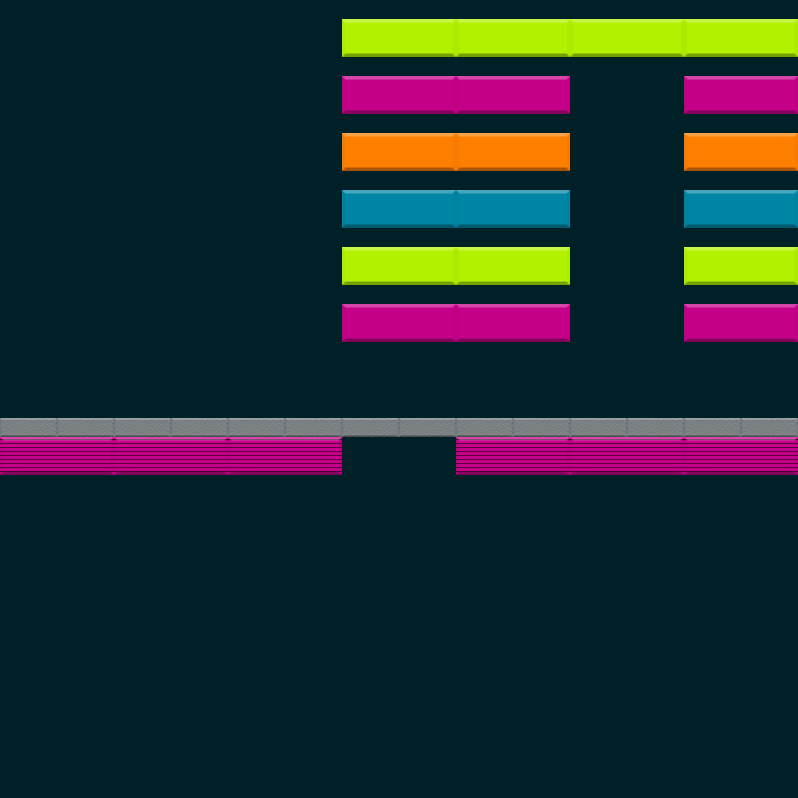

This game map was drawn from its Tiled (.tmx) file and the tilesets committed beside it. A one-line description and the trimmed map source follow:
An orthogonal 14x42 tile map with 57x19 px tiles, 2 tile layers (Bricks, Powerups), 4 tilesets and 4 objects (A, B, C).

<map version="1.0" tiledversion="1.0.3" orientation="orthogonal" renderorder="left-up" width="14" height="42" tilewidth="57" tileheight="19" backgroundcolor="#002028" nextobjectid="25">
 <properties>
  <property name="FinalBallSpeedPercentageIncrease" type="int" value="25" />
 </properties>
 <tileset firstgid="1" name="Bricks" tilewidth="114" tileheight="38" tilecount="18" columns="0">
  <tile id="0">
   <properties>
    <property name="HitsToDestroy" type="int" value="1" />
   </properties>
   <image width="114" height="38" source="../../../../SourceImages/Game/Brick-A1.png" />
  </tile>
  <tile id="1">
   <properties>
    <property name="HitsToDestroy" type="int" value="2" />
   </properties>
   <image width="114" height="38" source="../../../../SourceImages/Game/Brick-A2.png" />
  </tile>
  <tile id="2">
   <properties>
    <property name="HitsToDestroy" type="int" value="1" />
   </properties>
   <image width="114" height="38" source="../../../../SourceImages/Game/Brick-B1.png" />
  </tile>
  <tile id="3">
   <properties>
    <property name="HitsToDestroy" type="int" value="2" />
   </properties>
   <image width="114" height="38" source="../../../../SourceImages/Game/Brick-B2.png" />
  </tile>
  <tile id="4">
   <properties>
    <property name="HitsToDestroy" type="int" value="1" />
   </properties>
   <image width="114" height="38" source="../../../../SourceImages/Game/Brick-C1.png" />
  </tile>
  <tile id="5">
   <properties>
    <property name="HitsToDestroy" type="int" value="2" />
   </properties>
   <image width="114" height="38" source="../../../../SourceImages/Game/Brick-C2.png" />
  </tile>
  <tile id="6">
   <properties>
    <property name="HitsToDestroy" type="int" value="1" />
   </properties>
   <image width="114" height="38" source="../../../../SourceImages/Game/Brick-D1.png" />
  </tile>
  <tile id="7">
   <properties>
    <property name="HitsToDestroy" type="int" value="2" />
   </properties>
   <image width="114" height="38" source="../../../../SourceImages/Game/Brick-D2.png" />
  </tile>
  <tile id="8">
   <properties>
    <property name="HitsToDestroy" type="int" value="-1" />
   </properties>
   <image width="114" height="38" source="../../../../SourceImages/Game/Brick-E1.png" />
  </tile>
  <tile id="9">
   <properties>
    <property name="HitsToDestroy" type="int" value="1" />
   </properties>
   <image width="57" height="19" source="../../../../SourceImages/Game/SmallBrick-A1.png" />
  </tile>
  <tile id="10">
   <properties>
    <property name="HitsToDestroy" type="int" value="2" />
   </properties>
   <image width="57" height="19" source="../../../../SourceImages/Game/SmallBrick-A2.png" />
  </tile>
  <tile id="11">
   <properties>
    <property name="HitsToDestroy" type="int" value="1" />
   </properties>
   <image width="57" height="19" source="../../../../SourceImages/Game/SmallBrick-B1.png" />
  </tile>
  <tile id="12">
   <properties>
    <property name="HitsToDestroy" type="int" value="2" />
   </properties>
   <image width="57" height="19" source="../../../../SourceImages/Game/SmallBrick-B2.png" />
  </tile>
  <tile id="14">
   <properties>
    <property name="HitsToDestroy" type="int" value="1" />
   </properties>
   <image width="57" height="19" source="../../../../SourceImages/Game/SmallBrick-C1.png" />
  </tile>
  <tile id="15">
   <properties>
    <property name="HitsToDestroy" type="int" value="2" />
   </properties>
   <image width="57" height="19" source="../../../../SourceImages/Game/SmallBrick-C2.png" />
  </tile>
  <tile id="16">
   <properties>
    <property name="HitsToDestroy" type="int" value="1" />
   </properties>
   <image width="57" height="19" source="../../../../SourceImages/Game/SmallBrick-D1.png" />
  </tile>
  <tile id="17">
   <properties>
    <property name="HitsToDestroy" type="int" value="2" />
   </properties>
   <image width="57" height="19" source="../../../../SourceImages/Game/SmallBrick-D2.png" />
  </tile>
  <tile id="18">
   <properties>
    <property name="HitsToDestroy" type="int" value="-1" />
   </properties>
   <image width="57" height="19" source="../../../../SourceImages/Game/SmallBrick-E1.png" />
  </tile>
 </tileset>
 <tileset firstgid="20" name="Powerups" tilewidth="57" tileheight="57" tilecount="3" columns="0">
  <tile id="0">
   <properties>
    <property name="PowerupType" type="int" value="3" />
   </properties>
   <image width="57" height="57" source="../../../../SourceImages/Game/PowerupFireball.png" />
  </tile>
  <tile id="1">
   <properties>
    <property name="PowerupType" type="int" value="1" />
   </properties>
   <image width="57" height="57" source="../../../../SourceImages/Game/PowerupLargerPaddle.png" />
  </tile>
  <tile id="2">
   <properties>
    <property name="PowerupType" type="int" value="2" />
   </properties>
   <image width="57" height="57" source="../../../../SourceImages/Game/PowerupMultiBall.png" />
  </tile>
 </tileset>
 <tileset firstgid="23" name="Wormholes" tilewidth="57" tileheight="57" tilecount="2" columns="0">
  <tile id="2">
   <image width="57" height="57" source="../../../../SourceImages/Game/WormholeIn.png" />
  </tile>
  <tile id="3">
   <image width="57" height="57" source="../../../../SourceImages/Game/WormholeOut.png" />
  </tile>
 </tileset>
 <tileset firstgid="27" name="Misc" tilewidth="126" tileheight="28" tilecount="1" columns="0">
  <grid orientation="orthogonal" width="114" height="16" />
  <tile id="0">
   <image width="126" height="28" source="../../../../SourceImages/Game/Paddle.png" />
  </tile>
 </tileset>
 <layer name="Bricks" width="14" height="42">
  <data>[588 cells, 39 non-empty, 6 distinct tile ids]</data>
 </layer>
 <layer name="Powerups" width="14" height="42">
  <data>[588 cells, 0 non-empty, 0 distinct tile ids]</data>
 </layer>
 <objectgroup name="Wormholes">
  <object id="11" name="A" gid="25" x="371" y="499" width="57" height="57">
   <properties>
    <property name="ExitDirection" value="S" />
    <property name="ExitName" value="B" />
    <property name="WormholeType" type="int" value="2" />
   </properties>
  </object>
  <object id="13" name="B" gid="26" x="597" y="342" width="57" height="55">
   <properties>
    <property name="ExitDirection" value="NE" />
    <property name="WormholeType" type="int" value="1" />
   </properties>
  </object>
  <object id="21" name="C" gid="25" x="26" y="317" width="57" height="57">
   <properties>
    <property name="ExitName" value="A" />
    <property name="WormholeType" type="int" value="0" />
   </properties>
  </object>
 </objectgroup>
 <objectgroup name="Paddles">
  <object id="23" gid="27" x="343" y="398" width="114" height="16" />
 </objectgroup>
</map>
